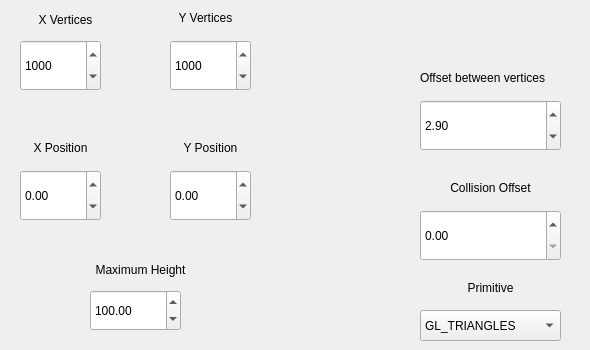
      <widget class="QWidget" name="MainDimensionsTab">
       <attribute name="title">
        <string>Main</string>
       </attribute>
       <widget class="QSpinBox" name="x">
        <property name="geometry">
         <rect>
          <x>20</x>
          <y>40</y>
          <width>81</width>
          <height>51</height>
         </rect>
        </property>
        <property name="minimum">
         <number>1</number>
        </property>
        <property name="maximum">
         <number>10000</number>
        </property>
        <property name="value">
         <number>1000</number>
        </property>
       </widget>
       <widget class="QSpinBox" name="y">
        <property name="geometry">
         <rect>
          <x>170</x>
          <y>40</y>
          <width>81</width>
          <height>51</height>
         </rect>
        </property>
        <property name="minimum">
         <number>1</number>
        </property>
        <property name="maximum">
         <number>10000</number>
        </property>
        <property name="value">
         <number>1000</number>
        </property>
       </widget>
       <widget class="QDoubleSpinBox" name="posx">
        <property name="geometry">
         <rect>
          <x>20</x>
          <y>170</y>
          <width>81</width>
          <height>51</height>
         </rect>
        </property>
        <property name="minimum">
         <double>-100.000000000000000</double>
        </property>
        <property name="maximum">
         <double>100.000000000000000</double>
        </property>
       </widget>
       <widget class="QDoubleSpinBox" name="posy">
        <property name="geometry">
         <rect>
          <x>170</x>
          <y>170</y>
          <width>81</width>
          <height>51</height>
         </rect>
        </property>
        <property name="minimum">
         <double>-100.000000000000000</double>
        </property>
        <property name="maximum">
         <double>100.000000000000000</double>
        </property>
       </widget>
       <widget class="QDoubleSpinBox" name="collisionOffset">
        <property name="geometry">
         <rect>
          <x>420</x>
          <y>210</y>
          <width>141</width>
          <height>51</height>
         </rect>
        </property>
       </widget>
       <widget class="QDoubleSpinBox" name="offset">
        <property name="geometry">
         <rect>
          <x>420</x>
          <y>100</y>
          <width>141</width>
          <height>51</height>
         </rect>
        </property>
        <property name="minimum">
         <double>0.500000000000000</double>
        </property>
        <property name="maximum">
         <double>4.000000000000000</double>
        </property>
        <property name="singleStep">
         <double>0.001000000000000</double>
        </property>
        <property name="value">
         <double>2.900000000000000</double>
        </property>
       </widget>
       <widget class="QComboBox" name="primitive">
        <property name="geometry">
         <rect>
          <x>420</x>
          <y>310</y>
          <width>141</width>
          <height>31</height>
         </rect>
        </property>
        <property name="currentText">
         <string>GL_TRIANGLES</string>
        </property>
        <item>
         <property name="text">
          <string>GL_TRIANGLES</string>
         </property>
        </item>
        <item>
         <property name="text">
          <string>GL_POINTS</string>
         </property>
        </item>
        <item>
         <property name="text">
          <string>GL_LINES</string>
         </property>
        </item>
       </widget>
       <widget class="QDoubleSpinBox" name="maxHeight">
        <property name="geometry">
         <rect>
          <x>90</x>
          <y>290</y>
          <width>91</width>
          <height>41</height>
         </rect>
        </property>
        <property name="minimum">
         <double>-200.000000000000000</double>
        </property>
        <property name="maximum">
         <double>200.000000000000000</double>
        </property>
        <property name="value">
         <double>100.000000000000000</double>
        </property>
       </widget>
       <widget class="QLabel" name="xLabel">
        <property name="geometry">
         <rect>
          <x>30</x>
          <y>10</y>
          <width>71</width>
          <height>20</height>
         </rect>
        </property>
        <property name="text">
         <string>X Vertices</string>
        </property>
        <property name="alignment">
         <set>Qt::AlignCenter</set>
        </property>
       </widget>
       <widget class="QLabel" name="yLabel">
        <property name="geometry">
         <rect>
          <x>170</x>
          <y>10</y>
          <width>71</width>
          <height>16</height>
         </rect>
        </property>
        <property name="text">
         <string>Y Vertices</string>
        </property>
        <property name="alignment">
         <set>Qt::AlignCenter</set>
        </property>
       </widget>
       <widget class="QLabel" name="xposLabel">
        <property name="geometry">
         <rect>
          <x>20</x>
          <y>140</y>
          <width>81</width>
          <height>16</height>
         </rect>
        </property>
        <property name="text">
         <string>X Position</string>
        </property>
        <property name="alignment">
         <set>Qt::AlignCenter</set>
        </property>
       </widget>
       <widget class="QLabel" name="yposLabel">
        <property name="geometry">
         <rect>
          <x>170</x>
          <y>140</y>
          <width>81</width>
          <height>16</height>
         </rect>
        </property>
        <property name="text">
         <string>Y Position</string>
        </property>
        <property name="alignment">
         <set>Qt::AlignCenter</set>
        </property>
       </widget>
       <widget class="QLabel" name="maxHeightLabel">
        <property name="geometry">
         <rect>
          <x>80</x>
          <y>260</y>
          <width>121</width>
          <height>20</height>
         </rect>
        </property>
        <property name="text">
         <string>Maximum Height</string>
        </property>
        <property name="alignment">
         <set>Qt::AlignCenter</set>
        </property>
       </widget>
       <widget class="QLabel" name="offsetLabel">
        <property name="geometry">
         <rect>
          <x>420</x>
          <y>70</y>
          <width>161</width>
          <height>16</height>
         </rect>
        </property>
        <property name="text">
         <string>Offset between vertices</string>
        </property>
       </widget>
       <widget class="QLabel" name="collisionOffsetLabel">
        <property name="geometry">
         <rect>
          <x>420</x>
          <y>180</y>
          <width>141</width>
          <height>16</height>
         </rect>
        </property>
        <property name="text">
         <string>Collision Offset</string>
        </property>
        <property name="alignment">
         <set>Qt::AlignCenter</set>
        </property>
       </widget>
       <widget class="QLabel" name="primitiveLabel">
        <property name="geometry">
         <rect>
          <x>420</x>
          <y>280</y>
          <width>141</width>
          <height>16</height>
         </rect>
        </property>
        <property name="text">
         <string>Primitive</string>
        </property>
        <property name="alignment">
         <set>Qt::AlignCenter</set>
        </property>
       </widget>
      </widget>
